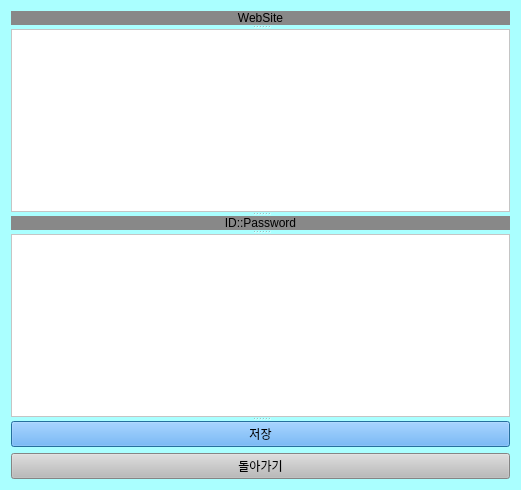
<?xml version="1.0" encoding="UTF-8"?>
<ui version="4.0">
 <class>Dialog</class>
 <widget class="QDialog" name="Dialog">
  <property name="geometry">
   <rect>
    <x>0</x>
    <y>0</y>
    <width>521</width>
    <height>490</height>
   </rect>
  </property>
  <property name="windowTitle">
   <string>Dialog</string>
  </property>
  <property name="styleSheet">
   <string notr="true">background-color: rgb(170, 255, 255);</string>
  </property>
  <layout class="QGridLayout" name="gridLayout">
   <item row="0" column="0">
    <widget class="QSplitter" name="splitter">
     <property name="orientation">
      <enum>Qt::Vertical</enum>
     </property>
     <widget class="QLabel" name="label_2">
      <property name="styleSheet">
       <string notr="true">background-color: rgb(136, 136, 136);
font: 11pt &quot;Agency FB&quot;;</string>
      </property>
      <property name="text">
       <string>WebSite</string>
      </property>
      <property name="alignment">
       <set>Qt::AlignCenter</set>
      </property>
     </widget>
     <widget class="QPlainTextEdit" name="plainTextEdit">
      <property name="styleSheet">
       <string notr="true">background-color: rgb(255, 255, 255);</string>
      </property>
      <property name="plainText">
       <string/>
      </property>
     </widget>
     <widget class="QLabel" name="label">
      <property name="styleSheet">
       <string notr="true">background-color: rgb(136, 136, 136);
font: 11pt &quot;Agency FB&quot;;</string>
      </property>
      <property name="text">
       <string>ID::Password</string>
      </property>
      <property name="alignment">
       <set>Qt::AlignCenter</set>
      </property>
     </widget>
     <widget class="QPlainTextEdit" name="plainTextEdit_1">
      <property name="styleSheet">
       <string notr="true">background-color: rgb(255, 255, 255);</string>
      </property>
     </widget>
     <widget class="QPushButton" name="save">
      <property name="styleSheet">
       <string notr="true">background-color: rgb(85, 170, 255);</string>
      </property>
      <property name="text">
       <string>저장</string>
      </property>
     </widget>
    </widget>
   </item>
   <item row="1" column="0">
    <widget class="QPushButton" name="pushButton">
     <property name="styleSheet">
      <string notr="true">background-color: rgb(186, 186, 186);</string>
     </property>
     <property name="text">
      <string>돌아가기</string>
     </property>
    </widget>
   </item>
  </layout>
 </widget>
 <resources/>
 <connections>
  <connection>
   <sender>pushButton</sender>
   <signal>clicked()</signal>
   <receiver>Dialog</receiver>
   <slot>reject()</slot>
   <hints>
    <hint type="sourcelabel">
     <x>316</x>
     <y>465</y>
    </hint>
    <hint type="destinationlabel">
     <x>521</x>
     <y>455</y>
    </hint>
   </hints>
  </connection>
 </connections>
</ui>
